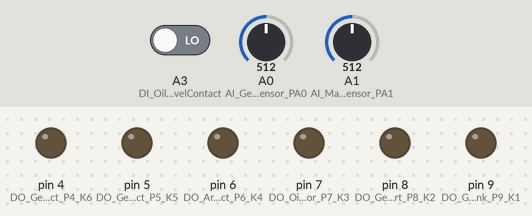
Bench run of a sketch on a simulated Arduino Uno, built with avr-gcc and run on an emulated ATmega328P. Parts: output pins drawn as LEDs (lit = HIGH). The inputs (shaded band) are chosen by the test bench; at power-on: A0 (AI_Generator_VoltageLevelSensor_PA0) = 512, A1 (AI_Mains_VoltageLevelSensor_PA1) = 512, A3 (DI_Oil_LowLevelContact) LOW.

Above: at 0.1 s.
At 10.1 s:
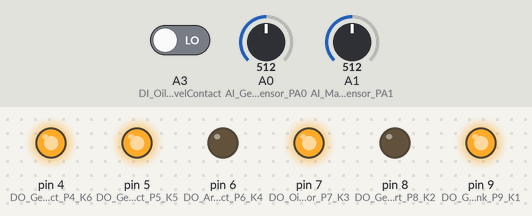
At 40.1 s:
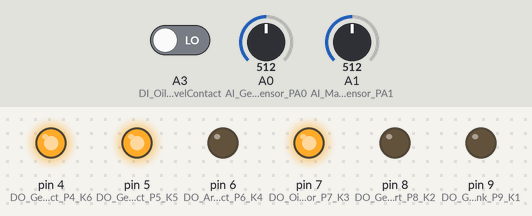
Timing chart, 0 to 46.5 s (numbered marks = the images above):
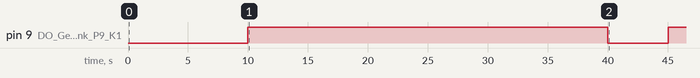

The sketch:

hades.ino
```cpp
// (licence header left out)
// Set digital output pin numbers:

const int DO_Generator_Crank_P9_K1 = 9;
const int DO_Generator_Start_P8_K2 = 8;
const int DO_OilLamp_Indicator_P7_K3 = 7;
const int DO_ArdSup_HoldContact_P6_K4 = 6;
const int DO_GeneratorLine1_Contact_P5_K5 = 5;
const int DO_GeneratorLine2_Contact_P4_K6 = 4;
//const int DO_MainsLine1_Contact_P3_K7 = 3;
//const int DO_MainsLine2_Contact_P2_K8 = 2;

// Set digital input pin numbers:

int DI_Oil_LowLevelContact = A3;

// Set analog input pin numbers:

int AI_Generator_VoltageLevelSensor_PA0 = A0;
int AI_Mains_VoltageLevelSensor_PA1 = A1;

// Set variables

int Var_Mains_ONStatus = 0;
int Var_Generator_ONStatus = 0;
int Var_Generator_StopTimer = 0;
int Var_Generator_Store10BITValue = 0;
float Var_Generator_VoltageValueMultiplier = .251572;
float Var_Generator_VoltageValue = 0;
int Var_Mains_Store10BITValue = 0;
float Var_Mains_VoltageValueMultiplier = .280112;
float Var_Mains_VoltageValue = 0;
int Var_Oil_LowLevelStatus = 0;
int Var_Generator_CrankTestTime = 1; // up to 2 times only for crank
int Var_Generator_CrankTimer = 0;
int Var_Generator_CrankTimerSP = 5; // 5 seconds per crank
int Var_Generator_CrankCounter = 0;
int Var_Generator_NoLoadToStopTime = 60;
int Var_Generator_NoStartAlarm = 0;
int Var_Generator_CrankStatus = 0;
int Var_Generator_ContactRelayTrigger_timer = 0;
int Var_Generator_ContactRelayTrigger_timerSP = 180; // secnds
int Var_Generator_ContactRelayTrigger_Status = 0; // 0 - untriggered, 1 - triggered for the first time
int Var_Generator_MaxVoltage = 240;
int Var_Generator_MinVoltage = 215;
int Var_Generator_MaxWorking_Status = 0;


void setup()
{
  delay(10000);

  // Initialize digital outputs
  pinMode(DO_Generator_Crank_P9_K1, OUTPUT);
  pinMode(DO_Generator_Start_P8_K2, OUTPUT);
  pinMode(DO_GeneratorLine1_Contact_P5_K5, OUTPUT);
  pinMode(DO_GeneratorLine2_Contact_P4_K6, OUTPUT);
  pinMode(DO_ArdSup_HoldContact_P6_K4, OUTPUT);
  pinMode(DO_OilLamp_Indicator_P7_K3, OUTPUT);

  // Initialize digital inputs

  pinMode(DI_Oil_LowLevelContact, INPUT);

  // Initialize analog inputs

  pinMode(AI_Generator_VoltageLevelSensor_PA0, INPUT);
  pinMode(AI_Mains_VoltageLevelSensor_PA1, INPUT);

  digitalWrite(DO_Generator_Crank_P9_K1, HIGH); //Set Crank to Low
  digitalWrite(DO_OilLamp_Indicator_P7_K3, HIGH); //Set low oil lamp indicator to Low
  // Set gen set main lines connection to LOW
  digitalWrite(DO_GeneratorLine1_Contact_P5_K5, HIGH);
  digitalWrite(DO_GeneratorLine2_Contact_P4_K6, HIGH);
  //Set arduino power hold contact relay to active
  digitalWrite(DO_ArdSup_HoldContact_P6_K4, LOW);
  //Start genset
  digitalWrite(DO_Generator_Start_P8_K2, LOW);
  //Set serial comm baud rate
  //Serial.begin(9600);


  delay(30000); // delay just incase Mains power will return
}

void loop()
{
      // Check system
      Check_SystemParameters();

      // GenSet Crank
      if (Var_Mains_VoltageValue <= 197 && Var_Generator_VoltageValue <= 197 && Var_Generator_NoStartAlarm == 0 && Var_Oil_LowLevelStatus == LOW && Var_Generator_CrankStatus == 0)
      {
        Generator_Crank(); // crank gen set
      }
      else
      {
        digitalWrite(DO_Generator_Crank_P9_K1, HIGH);
      }

      // Shutdown GenSet if no voltage is detected after cranking
      if (Var_Generator_VoltageValue <= 197 && Var_Generator_CrankStatus == 1)
      {
        Generator_Stop();
      }

      // Trigger relays for GenSet Input voltage to household
      if (Var_Generator_VoltageValue >= Var_Generator_MinVoltage && Var_Generator_VoltageValue <= Var_Generator_MaxVoltage && Var_Oil_LowLevelStatus == LOW)
      {
        if (Var_Generator_ContactRelayTrigger_Status == 0)
        {
          Generator_Line_Relay_FirstStart();
        }
        else
        {
          Generator_Line_Relay_Start();
        }
      }
      else
      {
        if (Var_Generator_ContactRelayTrigger_Status != 0)
        {
          Var_Generator_ContactRelayTrigger_Status = 2;
        }
        // De-energized genset line relays
        digitalWrite(DO_GeneratorLine1_Contact_P5_K5, HIGH);
        digitalWrite(DO_GeneratorLine2_Contact_P4_K6, HIGH);
        Var_Generator_ContactRelayTrigger_timer = 0;
      }

      // Shutdodwn generator when mains power returns
      if (Var_Mains_VoltageValue >= 197)
      {
        // De-energized genset relays
        Generator_Stop();
      }
      else
      {
        Var_Generator_StopTimer = 0; // generator no load to stop timer will reset if mains supply will fail before genset shutdown
      }

      // Shutdodwn generator when oil alarm is detected
      if(Var_Oil_LowLevelStatus == HIGH)
      {
        digitalWrite(DO_OilLamp_Indicator_P7_K3, LOW);
        digitalWrite(DO_GeneratorLine1_Contact_P5_K5, HIGH);
        digitalWrite(DO_GeneratorLine2_Contact_P4_K6, HIGH);
        delay(10000);
        digitalWrite(DO_Generator_Start_P8_K2, HIGH);
      }
}

void Check_SystemParameters()
{
  Var_Oil_LowLevelStatus = digitalRead(DI_Oil_LowLevelContact); // Checking oil level status

  // Read generator voltage level and print values to serial

  Var_Generator_Store10BITValue = analogRead(AI_Generator_VoltageLevelSensor_PA0);
  Var_Generator_VoltageValue = Var_Generator_Store10BITValue * Var_Generator_VoltageValueMultiplier;
  //Serial.print("Var_Generator_Store10BITValue:");
  //Serial.print(Var_Generator_Store10BITValue);
  //Serial.print("Var_Generator_VoltageValue:");
  //Serial.print(Var_Generator_VoltageValue);

  // Read mains voltage level and print values to serial

  Var_Mains_Store10BITValue = analogRead(AI_Mains_VoltageLevelSensor_PA1);
  Var_Mains_VoltageValue = Var_Mains_Store10BITValue * Var_Mains_VoltageValueMultiplier;
  //Serial.print("Var_Mains_Store10BITValue:");
  //Serial.print(Var_Mains_Store10BITValue);
  //Serial.print("Var_Mains_VoltageValue:");
  //Serial.print(Var_Mains_VoltageValue);
}

void Generator_Crank()
{
  digitalWrite(DO_Generator_Crank_P9_K1, LOW); // trigger this relay for generator crank contact

  Var_Generator_CrankTimer += 1;

  delay(1000);
  if (Var_Generator_CrankTimer == Var_Generator_CrankTimerSP)
  {
    digitalWrite(DO_Generator_Crank_P9_K1, HIGH); // De-energized relay to stop crank

    Var_Generator_CrankCounter += 1;

    delay(20000);

    Var_Generator_CrankTimer = 0;

    if (Var_Generator_CrankCounter == Var_Generator_CrankTestTime)
    {
      Generator_NoStartAlarm();
    }
  }
}

void Generator_NoStartAlarm()
{
  Var_Generator_NoStartAlarm = 1;
}

void Generator_Stop()
{
  Var_Generator_StopTimer += 1;

  delay(1000);

  if (Var_Generator_StopTimer == Var_Generator_NoLoadToStopTime)
  {
    digitalWrite(DO_Generator_Start_P8_K2, HIGH); // De - energized relay for generator stop contact
    ArdSup_Off();
  }
}

void Generator_Line_Relay_FirstStart()
{
  // Trigger genset relays after set time to stabilize output
  Var_Generator_ContactRelayTrigger_timer += 1;
  delay(1000);
  if(Var_Generator_ContactRelayTrigger_timer == Var_Generator_ContactRelayTrigger_timerSP)
  {
    digitalWrite(DO_GeneratorLine1_Contact_P5_K5, LOW);
    digitalWrite(DO_GeneratorLine2_Contact_P4_K6, LOW);
    Var_Generator_CrankStatus = 1;
    Var_Generator_ContactRelayTrigger_timer = 0;
    Var_Generator_ONStatus = 1;
    Var_Generator_ContactRelayTrigger_Status = 1;
    Var_Generator_ContactRelayTrigger_timerSP = 30; //change contact timer setpoint for runnning status
  }
}

void Generator_Line_Relay_Start()
{
  if(Var_Generator_ContactRelayTrigger_Status == 2)
  {
    // Trigger genset relays after set time to stabilize output
    Var_Generator_ContactRelayTrigger_timer += 1;
    delay(1000);
    if(Var_Generator_ContactRelayTrigger_timer == Var_Generator_ContactRelayTrigger_timerSP)
    {
      digitalWrite(DO_GeneratorLine1_Contact_P5_K5, LOW);
      digitalWrite(DO_GeneratorLine2_Contact_P4_K6, LOW);
      Var_Generator_ContactRelayTrigger_Status = 1;
      Var_Generator_ContactRelayTrigger_timer = 0;
    }
  }

}

//Shutdown arduino self supply

void ArdSup_Off()
{
  delay(2000);
  digitalWrite(DO_ArdSup_HoldContact_P6_K4, HIGH);
}
```

Measured:
- by itself, pin 9 (DO_Generator_Crank_P9_K1): HIGH → LOW at 40.0 s, → HIGH 5.0 s later
